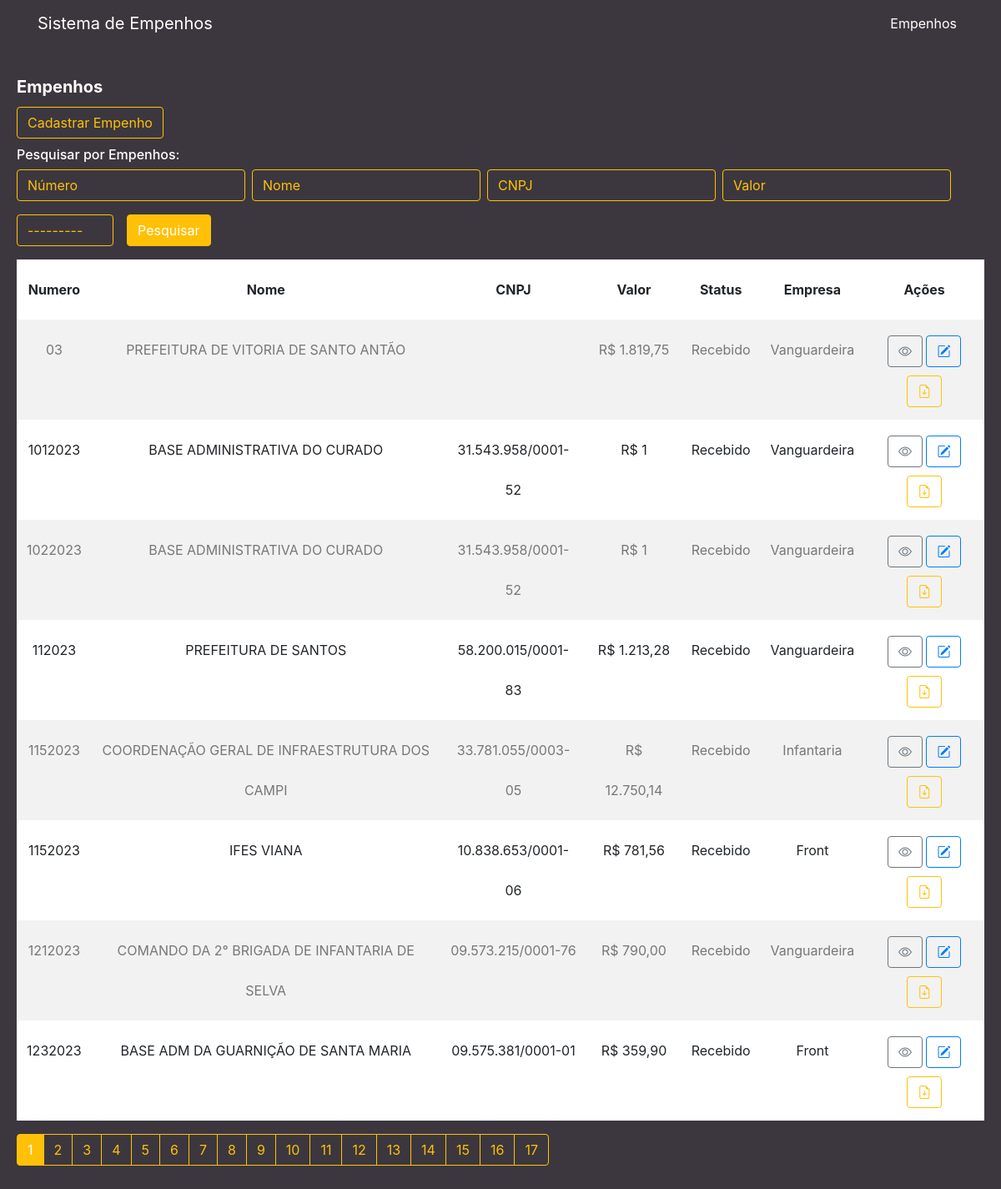
The app's page /, older data.
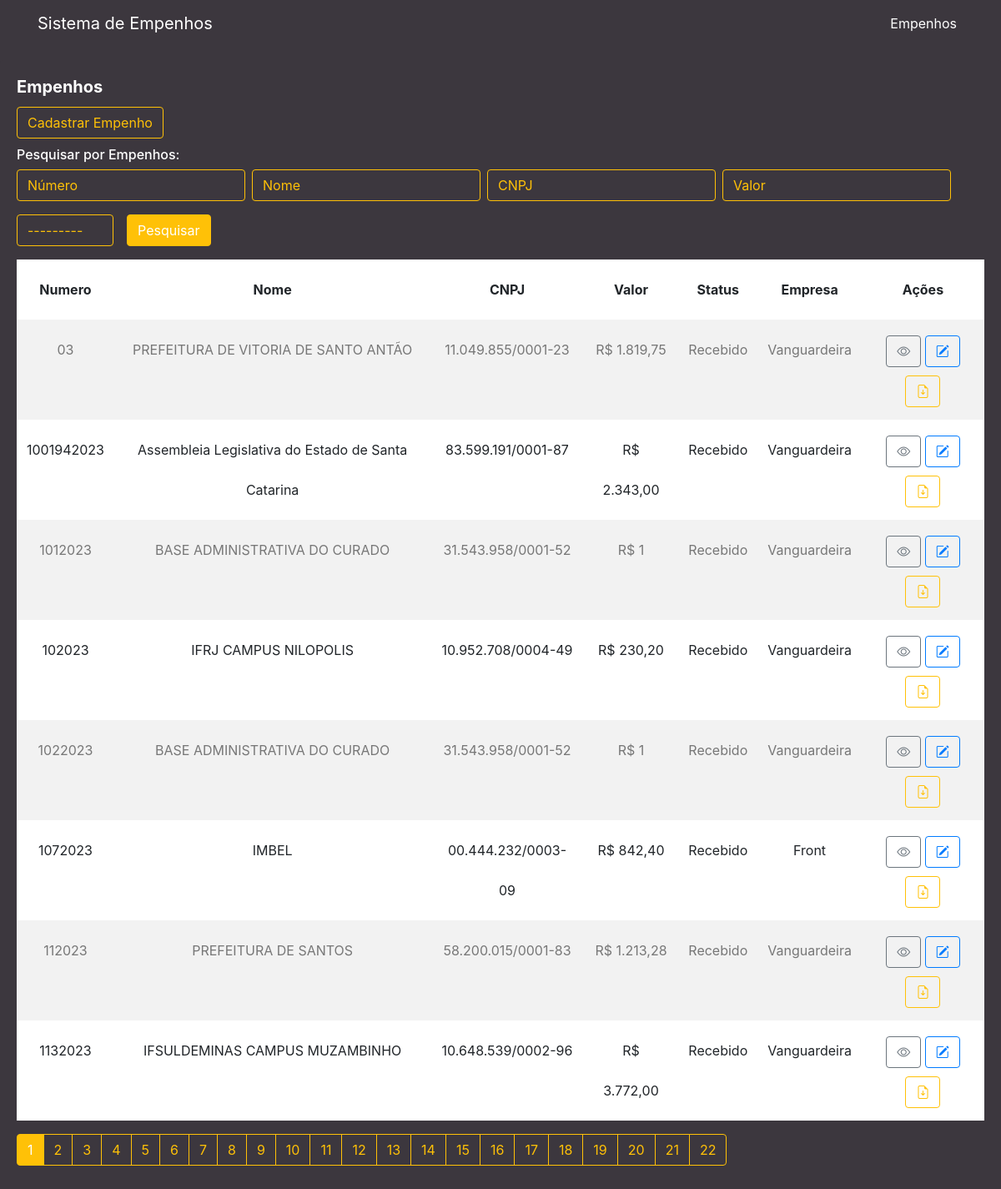
The same page, newer data.
### cliente/models.py (models this page shows, shortened)
class Cliente(models.Model):
    numero = models.CharField(max_length=255)
    nome = models.CharField(max_length=255)
    cnpj = models.CharField(max_length=255, blank=True)
    data_criacao = models.DateTimeField(default=timezone.now)
    categoria = models.ForeignKey(Categoria, on_delete=models.DO_NOTHING)
    empresa = models.ForeignKey(Empresa, on_delete=models.DO_NOTHING)
    empenho = models.FileField(upload_to='empenhos/')
    descricao = models.TextField(blank=True)
    valor = models.CharField(max_length=255)

class Categoria(models.Model):
    nome = models.CharField(max_length=255)
    def __str__(self):
        return self.nome

class Empresa(models.Model):
    nome = models.CharField(max_length=255)
    def __str__(self):
        return self.nome

### cliente/views.py (the view)
# urls.py: path('', views.cliente, name='cliente'),
def cliente(request):
    list_clientes = Cliente.objects.order_by('numero')
    myFilter = ClienteFilter(request.GET, queryset=list_clientes)
    list_clientes = myFilter.qs
    paginator = Paginator(list_clientes, 8)
    page = request.GET.get('page')
    list_clientes = paginator.get_page(page)
    return render(request, 'cliente/cliente.html', {'clientes': list_clientes, 'myFilter': myFilter})

### cliente/templates/cliente/cliente.html (shortened to what the changed rows need)
{% extends 'base.html' %}
{% load widget_tweaks %}
{% block conteudo %}
<div class="content mt-3">
    <div class="card">
        <div class="card-body">
            <table class="table table-striped ">
                <thead>
                    <tr>
                        <th scope="col" class="text-center">Numero</th>
                        <th scope="col" class="text-center">Nome</th>
                        <th scope="col" class="text-center">CNPJ</th>
                        <th scope="col" class="text-center">Valor</th>
                        <th scope="col" class="text-center">Status</th>
                        <th scope="col" class="text-center">Empresa</th>
                        <th scope="col" class="text-center">Ações</th>
                    </tr>
                </thead>
                <tbody>
                    {% for cliente in clientes %}
                    <tr>
                        <td class="text-center">{{ cliente.numero }}</td>
                        <td class="text-center">{{ cliente.nome }}</td>
                        <td class="text-center">{{ cliente.cnpj }}</td>
                        <td class="text-center">R$ {{ cliente.valor }}</td>
                        <td class="text-center">{{ cliente.categoria }}</td>
                        <td class="text-center">{{ cliente.empresa }}</td>
                        <td class="text-center">
                            <a href="/cliente/detalhe/{{ cliente.id }}" class="btn btn-outline-secondary"><i class="bi bi-eye"></i></a>
                            <a href="/cliente/edit/{{ cliente.id }}/" class="btn btn-outline-primary"><i class="bi bi-pencil-square"></i></a>
                            <a href="{{ cliente.empenho.url }}" download class="btn btn-outline-warning" target="_blank"><i class="bi bi-file-earmark-arrow-down"></i></a>
                        </td>
                    </tr>
                    {% endfor %}
                </tbody>
            </table>
            <nav aria-label="Page navigation example">
                <ul class="pagination">
                    {% for pagina in clientes.paginator.page_range %}
                    {% if clientes.number == pagina %}
                    <li class="page-item active">
                        <a class="page-link" href="?page={{pagina}}">{{pagina}}</a>
                    </li>
                    {% else %}
                    <li class="page-item">
                        <a class="page-link" href="?page={{pagina}}">{{pagina}}</a>
                    </li>
                    {% endif %}
                    {% endfor %}
                </ul>
            </nav>
        </div>
    </div>
</div>
{% endblock %}

Row changes from the older to the newer data that the page shows:
no longer on this page (row unchanged): Cliente: numero "1152023", nome "COORDENAÇÃO GERAL DE INFRAESTRUTURA DOS CAMPI", cnpj "33.781.055/0003-05", valor "12.750,14", categoria "Recebido", empresa "Infantaria"
no longer on this page (row unchanged): Cliente: numero "1152023", nome "IFES VIANA", cnpj "10.838.653/0001-06", valor "781,56", categoria "Recebido", empresa "Front"
no longer on this page (row unchanged): Cliente: numero "1212023", nome "COMANDO DA 2° BRIGADA DE INFANTARIA DE SELVA", cnpj "09.573.215/0001-76", valor "790,00", categoria "Recebido", empresa "Vanguardeira"
no longer on this page (row unchanged): Cliente: numero "1232023", nome "BASE ADM DA GUARNIÇÃO DE SANTA MARIA", cnpj "09.575.381/0001-01", valor "359,90", categoria "Recebido", empresa "Front"
changed Cliente "PREFEITURA DE VITORIA DE SANTO ANTÃO": cnpj (not shown) → "11.049.855/0001-23"
added Cliente: numero "1001942023", nome "Assembleia Legislativa do Estado de Santa Catarina", cnpj "83.599.191/0001-87", valor "2.343,00", categoria "Recebido", empresa "Vanguardeira"
added Cliente: numero "102023", nome "IFRJ CAMPUS NILOPOLIS", cnpj "10.952.708/0004-49", valor "230,20", categoria "Recebido", empresa "Vanguardeira"
added Cliente: numero "1072023", nome "IMBEL", cnpj "00.444.232/0003-09", valor "842,40", categoria "Recebido", empresa "Front"
added Cliente: numero "1132023", nome "IFSULDEMINAS CAMPUS MUZAMBINHO", cnpj "10.648.539/0002-96", valor "3.772,00", categoria "Recebido", empresa "Vanguardeira"
Text that changed along with them:
new list line: "18"
new list line: "19"
new list line: "20"
new list line: "21"
new list line: "22"
